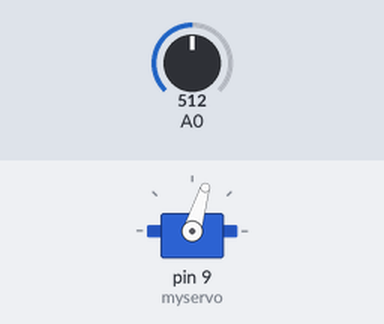
Bench run of a sketch on a simulated Arduino Uno, built with avr-gcc and run on an emulated ATmega328P. On the bench: servo. Inputs (shaded band) come from the test bench; at power-on: A0 = 512. What the sketch prints to the serial monitor is not drawn.

Above: at 1.2 s.
1.3 s: A0 set to 310
4.3 s: A0 set to 285
At 5.29 s:
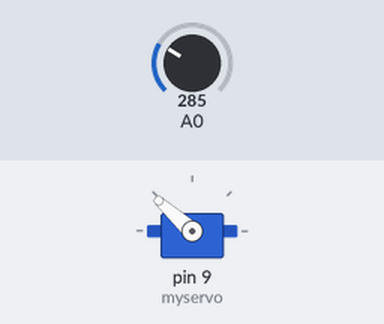
At 5.8 s:
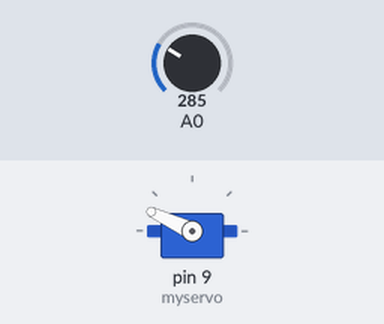
Timing chart, 0 to 7.3 s (numbered marks = the images above; inputs shaded):
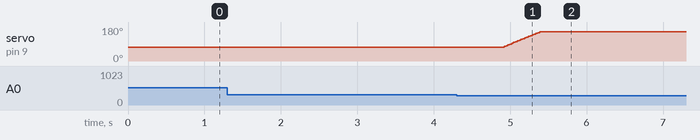

Measured:
- the behaviour switches between 301 and 300 on A0 (found by bisection; images 0 and 1)
- after the input at 1.3 s, every drawn part: stays the same
- after the input at 4.3 s, servo on pin 9 (myservo): moves from 73° to 155° over 0.49 s, starting after 0.60 s

The sketch:

Breather_Spliter.ino
```cpp
#include <Servo.h>

const int threshold = 300;
const int samples = 40;
const int triggers = 3;
const int blockingPeriod = 2000;

Servo myservo;  // create servo object to control a servo
                // a maximum of eight servo objects can be created

int pos = 0;    // variable to store the servo position

const int servo1 = 73;
const int servo2 = 155;

int flowing = 0;
int stopped = 0;
int flowStatus = -1;
float sensorValue = 0;
int output = 0;
int i = 0;
long lastSwitch = millis();
boolean is1 = true;
boolean blocked = false;

// the setup routine runs once when you press reset:
void setup() {
  Serial.begin(9600);
  myservo.attach(9);  // attaches the servo on pin 9 to the servo object
  myservo.write(servo1);
}

// the loop routine runs over and over again forever:
void loop() {
  // read [samples] times the value of the sensor:
  sensorValue += analogRead(A0);
  // print out the value you read:
  if (i>=samples) {
    output = sensorValue / samples;
    output = output - 512; //center the reading
    output = abs(output);  //make it positive
    output = 512 - output; //make it so that higher = more wind

    //print a line that represents the amount of wind
    int line = map(output, 0, 512, 1,100);
    Serial.print("output: ");
    Serial.print(output);
    Serial.print("\t");
    Serial.print("flowStatus: ");
    Serial.print(flowStatus);


    //check if switching is required
    if (output > threshold){ // if above threshold => air is flowing
      stopped = 0;
      if (flowing < 1000) flowing += 1;
    }else{ //not flowing
      flowing = 0;
      if (stopped < 1000) stopped += 1;
    }

    Serial.print("\t");
    Serial.print("flowing: ");
    Serial.print(flowing);
    Serial.print("\t");
    Serial.print("stopped: ");
    Serial.print(stopped);

    Serial.print("\t |");
    for (int p=0; p<line; p++){
      Serial.print('-');
    }

    Serial.println();

    //needs at leats [triggers] of the same status to decide
    if (stopped >= triggers && flowStatus!=-1){
      //no air for 3 rounds and status is flowing
      flowStatus = -1; //change status to stopped
      switchServo(); //switch servo when status is changed from flowing to stopped
    }else if (flowing >= triggers && flowStatus!=1){
      //air flowing for 3 rounds and status is stopped
      flowStatus = 1; //change status to stopped
    }


    i=0;
    sensorValue = 0;
    output = 0;
  }
  i++;

  //do not allow switching within 2 secs (20 switches per minute max)
  if (blocked && ((millis() - lastSwitch) > blockingPeriod)) {
     blocked = false;
    Serial.println("-------------------------------------------------------------------");
    Serial.println("---------------------| BLOCKING PERIOD OVER |----------------------");
    Serial.println("-------------------------------------------------------------------");
  }else if (blocked){
    //make sure the servo is in the right place
    if (is1){
      myservo.write(servo1);
    }else{
      myservo.write(servo2);
    }
  }

 delay(1);        // delay in between reads for stability
}

void switchServo(){
  if (blocked) return;

  Serial.println("<-<-<-<-<-<-<-<-<-<-<-<-<-<-<-<-<-<-<-<-<-<-<-<-<-<-<-<-<-<-<-<-<-<");
  Serial.println("                            SWITICHING!                            ");
  Serial.println(">->->->->->->->->->->->->->->->->->->->->->->->->->->->->->->->->->");
  lastSwitch = millis();
  blocked = true;
  if (is1){
    moveServo(servo1, servo2);
    is1 = false;
  }else{
    moveServo(servo2, servo1);
    is1 = true;
  }
}

void moveServo(int from, int to){

  //move the servo slowly to make sure it doesn't go crazzzzy
  int dir = 1;
  if (from > to) dir = -1;

  for (int i=from; i!=to; i+=dir){
    myservo.write(i);
    delay(6);
  }
}

void printWait(int secs){
  while (secs > 0){
    Serial.println(secs);
    secs--;
    delay(1000);
  }
}
```
